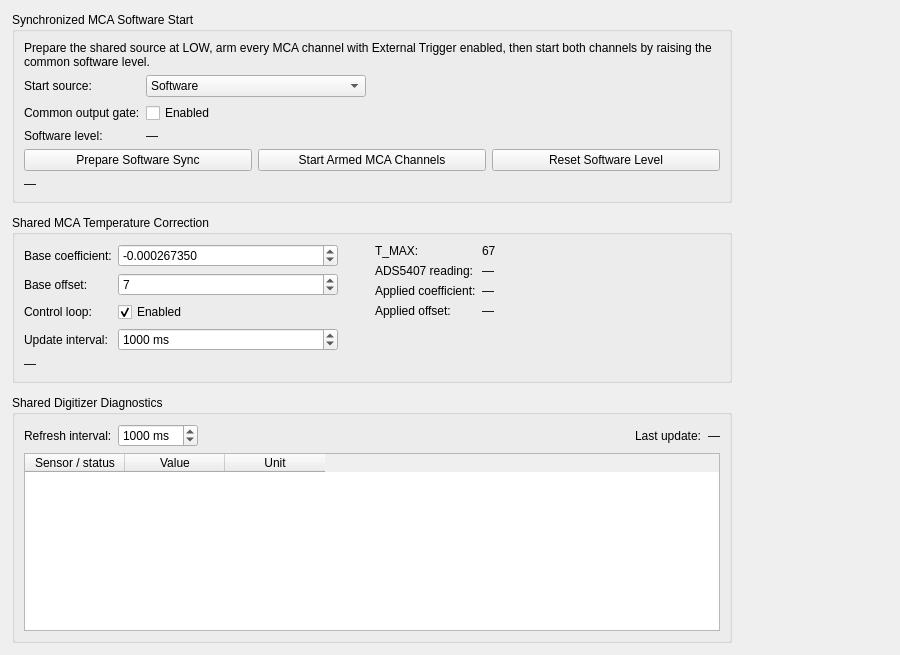
<?xml version="1.0" encoding="UTF-8"?>
<ui version="4.0">
 <class>GlobalView</class>
 <widget class="QWidget" name="GlobalView">
  <property name="geometry">
   <rect><x>0</x><y>0</y><width>900</width><height>620</height></rect>
  </property>
  <layout class="QVBoxLayout" name="verticalLayout">
   <property name="leftMargin"><number>12</number></property>
   <property name="topMargin"><number>12</number></property>
   <property name="rightMargin"><number>12</number></property>
   <property name="bottomMargin"><number>12</number></property>
   <property name="spacing"><number>12</number></property>
   <item>
    <widget class="QGroupBox" name="groupSoftwareStart">
     <property name="title"><string>Synchronized MCA Software Start</string></property>
     <property name="maximumSize">
      <size><width>720</width><height>16777215</height></size>
     </property>
     <layout class="QVBoxLayout" name="layoutSoftwareStart">
      <item>
       <widget class="QLabel" name="labelSoftwareStartHelp">
        <property name="text"><string>Prepare the shared source at LOW, arm every MCA channel with External Trigger enabled, then start both channels by raising the common software level.</string></property>
        <property name="wordWrap"><bool>true</bool></property>
       </widget>
      </item>
      <item>
       <layout class="QFormLayout" name="formSyncState">
        <item row="0" column="0"><widget class="QLabel" name="labelSyncSource"><property name="text"><string>Start source:</string></property></widget></item>
        <item row="0" column="1">
         <widget class="QComboBox" name="comboSyncSource">
          <property name="maximumSize">
           <size><width>220</width><height>16777215</height></size>
          </property>
          <item><property name="text"><string>Software</string></property></item>
          <item><property name="text"><string>Hardware</string></property></item>
         </widget>
        </item>
        <item row="1" column="0"><widget class="QLabel" name="labelSyncEnable"><property name="text"><string>Common output gate:</string></property></widget></item>
        <item row="1" column="1"><widget class="QCheckBox" name="cbSyncEnable"><property name="text"><string>Enabled</string></property></widget></item>
        <item row="2" column="0"><widget class="QLabel" name="labelSoftwareStateKey"><property name="text"><string>Software level:</string></property></widget></item>
        <item row="2" column="1"><widget class="QLabel" name="lblSoftwareState"><property name="text"><string>—</string></property></widget></item>
       </layout>
      </item>
      <item>
       <layout class="QHBoxLayout" name="layoutSyncButtons">
        <item><widget class="QPushButton" name="btnPrepareSoftware"><property name="text"><string>Prepare Software Sync</string></property></widget></item>
        <item>
         <widget class="QPushButton" name="btnSoftwareStart">
          <property name="text"><string>Start Armed MCA Channels</string></property>
          <property name="nlabRole" stdset="0"><string notr="true">start</string></property>
         </widget>
        </item>
        <item>
         <widget class="QPushButton" name="btnSoftwareReset">
          <property name="text"><string>Reset Software Level</string></property>
          <property name="nlabRole" stdset="0"><string notr="true">stop</string></property>
         </widget>
        </item>
       </layout>
      </item>
      <item>
       <widget class="QLabel" name="lblSyncStatus">
        <property name="text"><string>—</string></property>
        <property name="wordWrap"><bool>true</bool></property>
       </widget>
      </item>
     </layout>
   </widget>
  </item>
   <item>
    <widget class="QGroupBox" name="groupTemperatureCorrection">
     <property name="title"><string>Shared MCA Temperature Correction</string></property>
     <property name="maximumSize">
      <size><width>720</width><height>16777215</height></size>
     </property>
     <layout class="QVBoxLayout" name="layoutTemperatureCorrection">
      <item>
       <layout class="QHBoxLayout" name="layoutTemperatureColumns">
        <item>
         <layout class="QFormLayout" name="formTemperatureSettings">
          <item row="0" column="0"><widget class="QLabel" name="labelTempCoeff"><property name="text"><string>Base coefficient:</string></property></widget></item>
          <item row="0" column="1">
           <widget class="QDoubleSpinBox" name="spinTempCoeff">
            <property name="maximumSize"><size><width>220</width><height>16777215</height></size></property>
            <property name="minimum"><double>-1.0</double></property>
            <property name="maximum"><double>1.0</double></property>
            <property name="singleStep"><double>0.00001</double></property>
            <property name="decimals"><number>9</number></property>
            <property name="value"><double>-0.00026735</double></property>
           </widget>
          </item>
          <item row="1" column="0"><widget class="QLabel" name="labelTempOffset"><property name="text"><string>Base offset:</string></property></widget></item>
          <item row="1" column="1">
           <widget class="QSpinBox" name="spinTempOffset">
            <property name="maximumSize"><size><width>220</width><height>16777215</height></size></property>
            <property name="minimum"><number>-32768</number></property>
            <property name="maximum"><number>32767</number></property>
            <property name="value"><number>7</number></property>
           </widget>
          </item>
          <item row="2" column="0"><widget class="QLabel" name="labelTemperatureLoopEnabled"><property name="text"><string>Control loop:</string></property></widget></item>
          <item row="2" column="1">
           <widget class="QCheckBox" name="cbTemperatureCorrectionEnabled">
            <property name="text"><string>Enabled</string></property>
            <property name="checked"><bool>true</bool></property>
           </widget>
          </item>
          <item row="3" column="0"><widget class="QLabel" name="labelTemperatureInterval"><property name="text"><string>Update interval:</string></property></widget></item>
          <item row="3" column="1">
           <widget class="QSpinBox" name="spinTemperatureInterval">
            <property name="maximumSize"><size><width>220</width><height>16777215</height></size></property>
            <property name="minimum"><number>250</number></property>
            <property name="maximum"><number>10000</number></property>
            <property name="singleStep"><number>250</number></property>
            <property name="value"><number>1000</number></property>
            <property name="suffix"><string> ms</string></property>
           </widget>
          </item>
         </layout>
        </item>
        <item>
         <layout class="QFormLayout" name="formTemperatureReadback">
          <item row="0" column="0"><widget class="QLabel" name="labelTemperatureMax"><property name="text"><string>T_MAX:</string></property></widget></item>
          <item row="0" column="1"><widget class="QLabel" name="lblTemperatureMax"><property name="text"><string>67</string></property></widget></item>
          <item row="1" column="0"><widget class="QLabel" name="labelAdsTemperature"><property name="text"><string>ADS5407 reading:</string></property></widget></item>
          <item row="1" column="1"><widget class="QLabel" name="lblAdsTemperature"><property name="text"><string>—</string></property></widget></item>
          <item row="2" column="0"><widget class="QLabel" name="labelAppliedTempCoeff"><property name="text"><string>Applied coefficient:</string></property></widget></item>
          <item row="2" column="1"><widget class="QLabel" name="lblAppliedTempCoeff"><property name="text"><string>—</string></property></widget></item>
          <item row="3" column="0"><widget class="QLabel" name="labelAppliedTempOffset"><property name="text"><string>Applied offset:</string></property></widget></item>
          <item row="3" column="1"><widget class="QLabel" name="lblAppliedTempOffset"><property name="text"><string>—</string></property></widget></item>
         </layout>
        </item>
       </layout>
      </item>
      <item>
       <widget class="QLabel" name="lblTemperatureStatus">
        <property name="text"><string>—</string></property>
        <property name="wordWrap"><bool>true</bool></property>
       </widget>
      </item>
     </layout>
    </widget>
   </item>
   <item>
    <widget class="QGroupBox" name="groupDiagnostics">
     <property name="title"><string>Shared Digitizer Diagnostics</string></property>
     <property name="maximumSize">
      <size><width>720</width><height>16777215</height></size>
     </property>
     <layout class="QVBoxLayout" name="layoutDiagnostics">
      <item>
       <layout class="QHBoxLayout" name="layoutDiagnosticsControls">
        <item><widget class="QLabel" name="labelDiagnosticsInterval"><property name="text"><string>Refresh interval:</string></property></widget></item>
        <item>
         <widget class="QSpinBox" name="spinDiagnosticsInterval">
          <property name="minimum"><number>250</number></property>
          <property name="maximum"><number>10000</number></property>
          <property name="singleStep"><number>250</number></property>
          <property name="value"><number>1000</number></property>
          <property name="suffix"><string> ms</string></property>
         </widget>
        </item>
        <item><spacer name="horizontalSpacer"><property name="orientation"><enum>Qt::Orientation::Horizontal</enum></property><property name="sizeHint" stdset="0"><size><width>40</width><height>20</height></size></property></spacer></item>
        <item><widget class="QLabel" name="labelLastUpdateKey"><property name="text"><string>Last update:</string></property></widget></item>
        <item><widget class="QLabel" name="lblLastUpdate"><property name="text"><string>—</string></property></widget></item>
       </layout>
      </item>
      <item>
       <widget class="QTableWidget" name="tableDiagnostics">
        <property name="sizePolicy">
         <sizepolicy hsizetype="Preferred" vsizetype="Fixed">
          <horstretch>0</horstretch><verstretch>0</verstretch>
         </sizepolicy>
        </property>
        <property name="alternatingRowColors"><bool>true</bool></property>
        <property name="editTriggers"><set>QAbstractItemView::EditTrigger::NoEditTriggers</set></property>
        <property name="selectionMode"><enum>QAbstractItemView::SelectionMode::NoSelection</enum></property>
        <property name="showGrid"><bool>true</bool></property>
        <property name="rowCount"><number>0</number></property>
        <property name="columnCount"><number>3</number></property>
        <column><property name="text"><string>Sensor / status</string></property></column>
        <column><property name="text"><string>Value</string></property></column>
        <column><property name="text"><string>Unit</string></property></column>
       </widget>
      </item>
     </layout>
    </widget>
   </item>
  </layout>
 </widget>
 <resources/>
 <connections/>
</ui>
